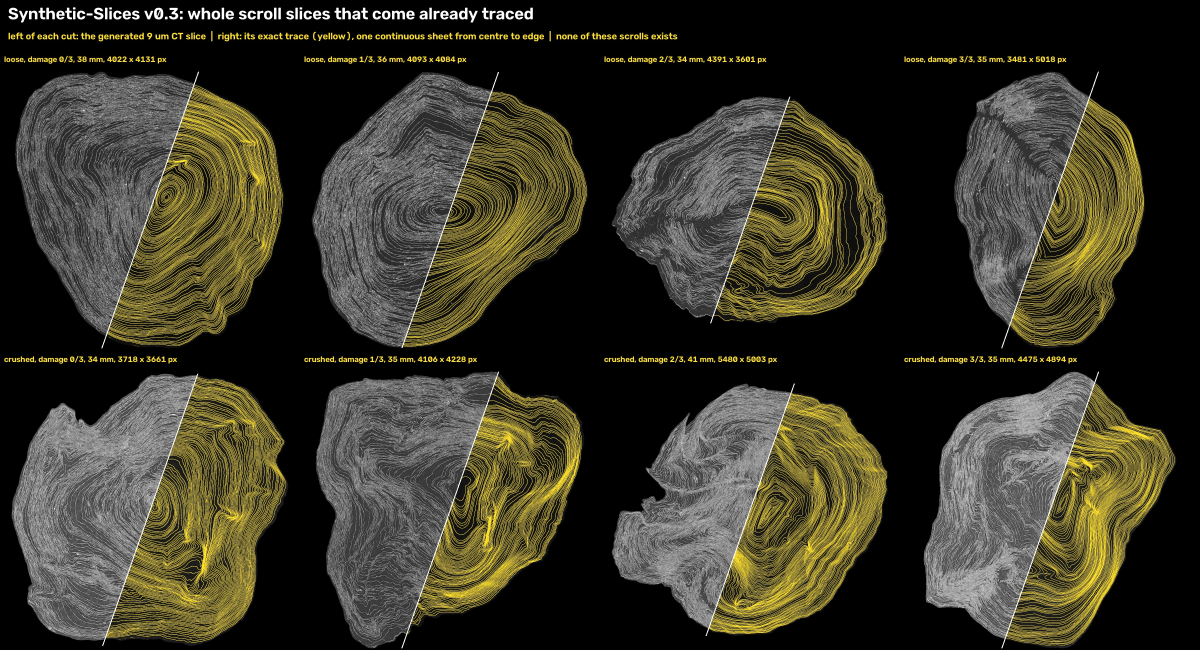
#> input picture assets/whole_slices_v03_grid.jpg, 3600 x 1950 px (shown at 1/3 size)
$ python rogner_bord.py ../../assets/whole_slice_v03_paris4_zoom.jpg ../../assets/whole_slices_v03_grid.jpg ../../assets/whole_slices_v03_grid.jpg 1.0 5
#> lines starting #> are read from the running program, lines starting #| are printed output that depends on the picture
"""24/11 · BORD DU ROULEAU : la peinture laisse une large bande grise autour du rouleau (masque dilaté de 60 px), qui nous trahit au test à l'aveugle ; les vrais ont un
liseré fin. On ne garde qu'un liseré de LARG px (± bruit lent, borné pour ne jamais mordre dans le rouleau), fondu sur 3 px.
    python rogner_bord.py <geo_ou_jeu.npz> <image.png> <sortie.png> [largeur_px=14] [graine=0]"""
import sys, numpy as np, cv2
from scipy import ndimage as ndi
SRC, IMG, OUT = sys.argv[1:4]; LARG = float(sys.argv[4]) if len(sys.argv) > 4 else 14.0; G = int(sys.argv[5]) if len(sys.argv) > 5 else 0
a = cv2.imread(IMG, 0); h, w = a.shape; z = np.load(SRC); ded = ndi.binary_fill_holes((np.unpackbits(z["ded"], axis=-1)[:, :w] > 0) & ~ndi.binary_erosion(np.unpackbits(z["lac"], axis=-1)[:, :w] > 0, iterations=3)).astype(np.uint8)
#> after `a = cv2.imread(IMG, 0)`:
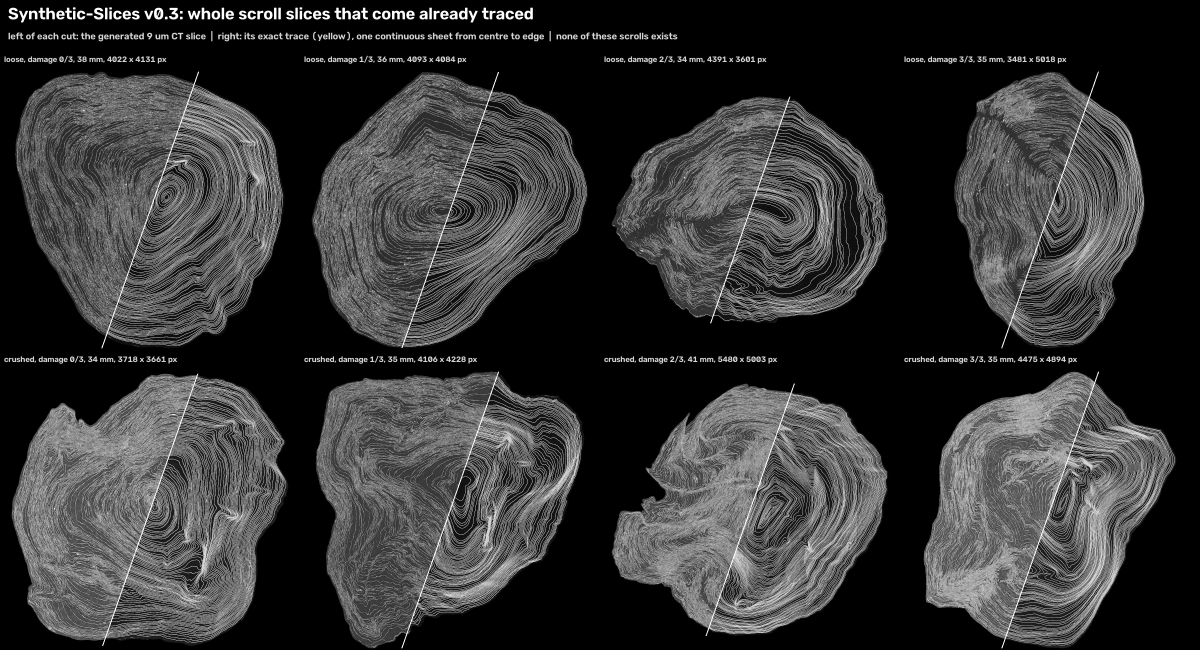
#> a: shape (1950, 3600) (shown at 1/3 size); min 0, max 255, mean 52.8
#> after `h, w = a.shape`: h = 1950; w = 3600
#> (the run stopped early here; a loop or call above may not have finished)
